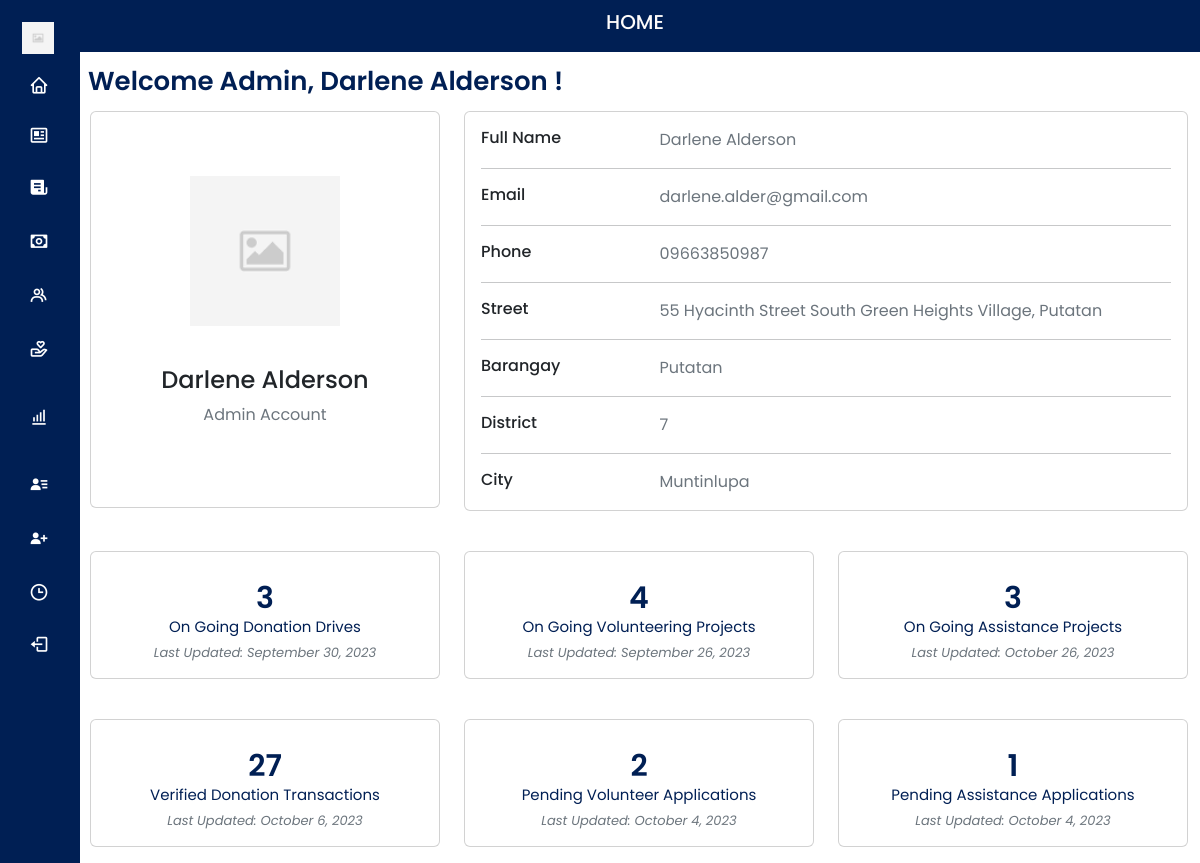
/Views/Admin/admin_home.php (signed in), run on the app's committed database.
### tables this page shows
CREATE TABLE `tbl_admin_accs` (
  `admin_id` int(100) NOT NULL,
  `name` varchar(100) NOT NULL,
  `email` varchar(100) NOT NULL,
  `password` varchar(100) NOT NULL,
  `image` varchar(100) NOT NULL,
  `contact` varchar(100) NOT NULL,
  `address` varchar(100) NOT NULL,
  `barangay` varchar(100) NOT NULL,
  `district` varchar(100) NOT NULL,
  `city` varchar(100) NOT NULL
);

### Views/Admin/admin_home.php (the view, shortened to what the rows shown need)
<?php
include 'includes/config.php';
$admin_id = $_SESSION['admin_id'];
?>
<!DOCTYPE html>
<html lang="en">
<head>
    <link rel="stylesheet" href="css/sidebar.css">
    <link rel="stylesheet" href="css/home.css">
    <link href="https://cdn.jsdelivr.net/npm/bootstrap@5.3.0-alpha3/dist/css/bootstrap.min.css" rel="stylesheet"
>
    <link href='https://unpkg.com/boxicons@2.0.7/css/boxicons.min.css' rel='stylesheet'>
</head>
<body>
   <div class="sidebar close no-print">
    <ul class="nav-links">
        <li>
            <div class="profile-details">
                <div class="profile-content">
                    <?php
                    $select = mysqli_query($conn, "SELECT * FROM tbl_admin_accs WHERE admin_id = '$admin_id'")
                        or die('query failed');
                    if (mysqli_num_rows($select) > 0) {
                        $fetch = mysqli_fetch_assoc($select);
                    }
                    if ($fetch['image'] == '') {
                        echo '<img src="images/default-avatar.png">';
                    } else {
                        echo '<img src="/uploaded_img/' . $fetch['image'] . '">';
                    }
                    ?>
                </div>
            </div>
        </li>
    </ul>
</div>
    <section class="home-section">
            <div class="home-content" style="text-align: center;">
                <span class="text welcome-message">Welcome Admin, <?php echo $fetch['name']; ?> ! </span>
            </div>
                <?php
                    $sql = "SELECT * FROM tbl_admin_accs where tbl_admin_accs.admin_id = $admin_id";
                    $result = mysqli_query($conn, $sql);
                    while ($row = mysqli_fetch_array($result)){
                        echo'
                        <div class="container">
                        <div class="main-body">
                    <div class="row gutters-sm">
                    <div class="col-md-4 mb-3">
                    <div class="card">
                        <div class="card-body">
                        <div class="d-flex flex-column align-items-center text-center"><br><br>
                        <img src="/uploaded_img/'.$row['image'].'"height="150px"><br>
                        <div class="mt-3">
                            <h4>'.$row['name'].'</h4>
                            <p class="text-secondary mb-3">Admin Account</p><br><br>
                            </div>
                        </div>
                        </div>
                    </div>
                    </div>
                    <div class="col-md-8">
                    <div class="card mb-3">
                        <div class="card-body">
                        <div class="row">
                            <div class="col-sm-3">
                            <h6 class="mb-0">Full Name</h6>
                            </div>
                            <div class="col-sm-9 text-secondary">
                            '.$row['name'].'
                            </div>
                        </div>
                        <hr>
                        <div class="row">
                            <div class="col-sm-3">
                            <h6 class="mb-0">Email</h6>
                            </div>
                            <div class="col-sm-9 text-secondary">
                            '.$row['email'].'
                            </div>
                        </div>
                        <hr>
                        <div class="row">
                            <div class="col-sm-3">
                            <h6 class="mb-0">Phone</h6>
                            </div>
                            <div class="col-sm-9 text-secondary">
                            '.$row['contact'].'
                            </div>
                        </div>
                        <hr>
                        <div class="row">
                            <div class="col-sm-3">
                            <h6 class="mb-0">Street</h6>
                            </div>
                            <div class="col-sm-9 text-secondary">
                            '.$row['address'].'
                            </div>
                        </div>
                        <hr>
                        <div class="row">
                            <div class="col-sm-3">
                            <h6 class="mb-0">Barangay</h6>
                            </div>
                            <div class="col-sm-9 text-secondary">
                            '.$row['barangay'].'
                            </div>
                        </div>
                        <hr>
                        <div class="row">
                            <div class="col-sm-3">
                            <h6 class="mb-0">District</h6>
                            </div>
                            <div class="col-sm-9 text-secondary">
                            '.$row['district'].'
                            </div>
                        </div>
                        <hr>
                        <div class="row">
                            <div class="col-sm-3">
                            <h6 class="mb-0">City</h6>
                            </div>
                            <div class="col-sm-9 text-secondary">
                            '.$row['city'].'
                            </div>
                        </div>
                        </div>
                        </div>
                    </div>';}?>
</body>
</html>

### data on the page
tbl_admin_accs: image (picture), name "Darlene Alderson", email "darlene.alder@gmail.com", contact "09663850987", address "55 Hyacinth Street South Green Heights Village, Putatan", barangay "Putatan", district "7", city "Muntinlupa"

### other printed values
$row["donproj_count"] "3"
$formattedLastUpdated "September 30, 2023"
$row["volproj_count"] "4"
$formattedLastUpdated "September 26, 2023"
$row["assistproj_count"] "3"
$formattedLastUpdated "October 26, 2023"
$row["verif_transac"] "27"
$formattedLastUpdated "October 6, 2023"
$row["pending_assist"] "2"
$formattedLastUpdated "October 4, 2023"
$row["pending_assist"] "1"
